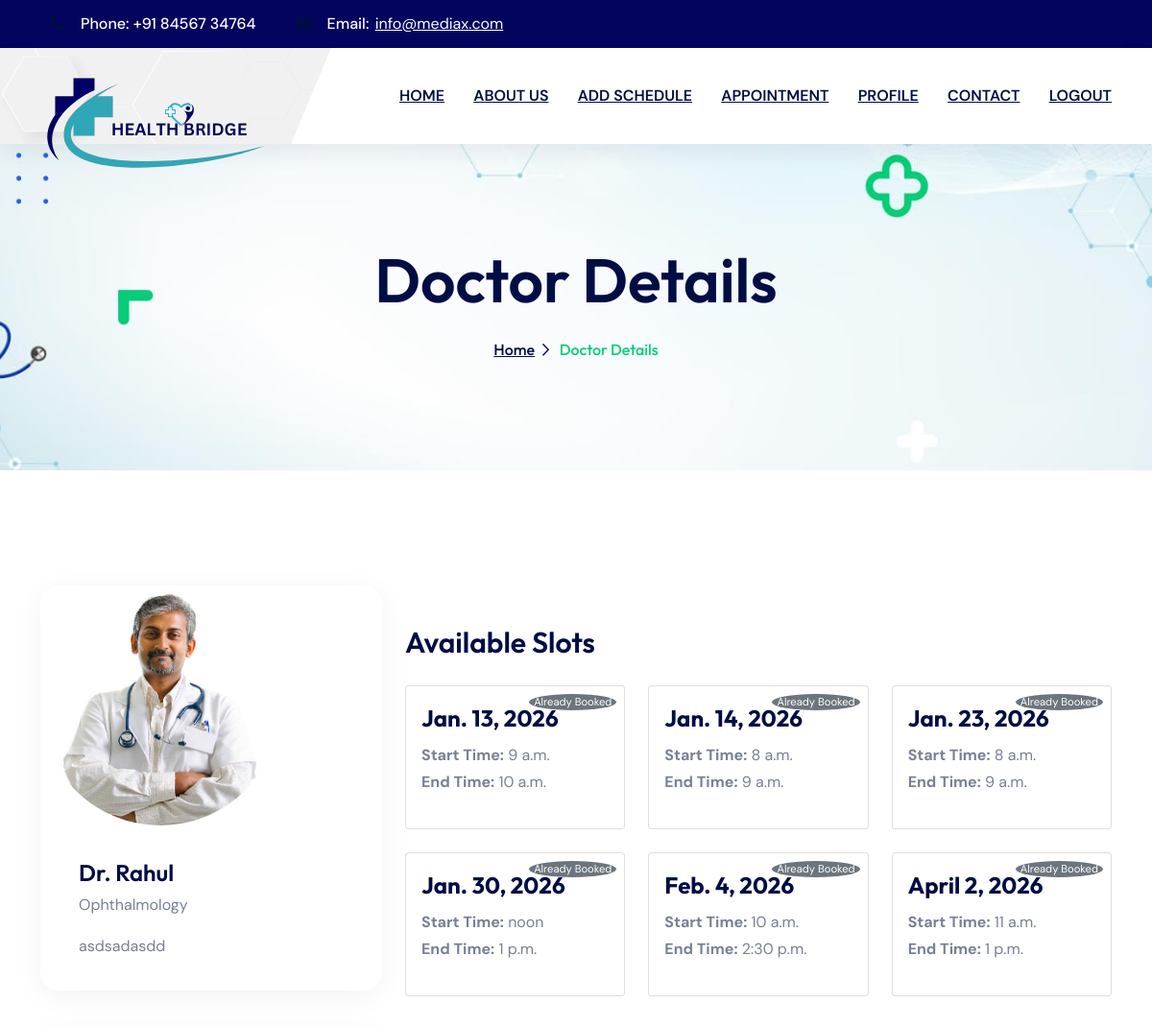
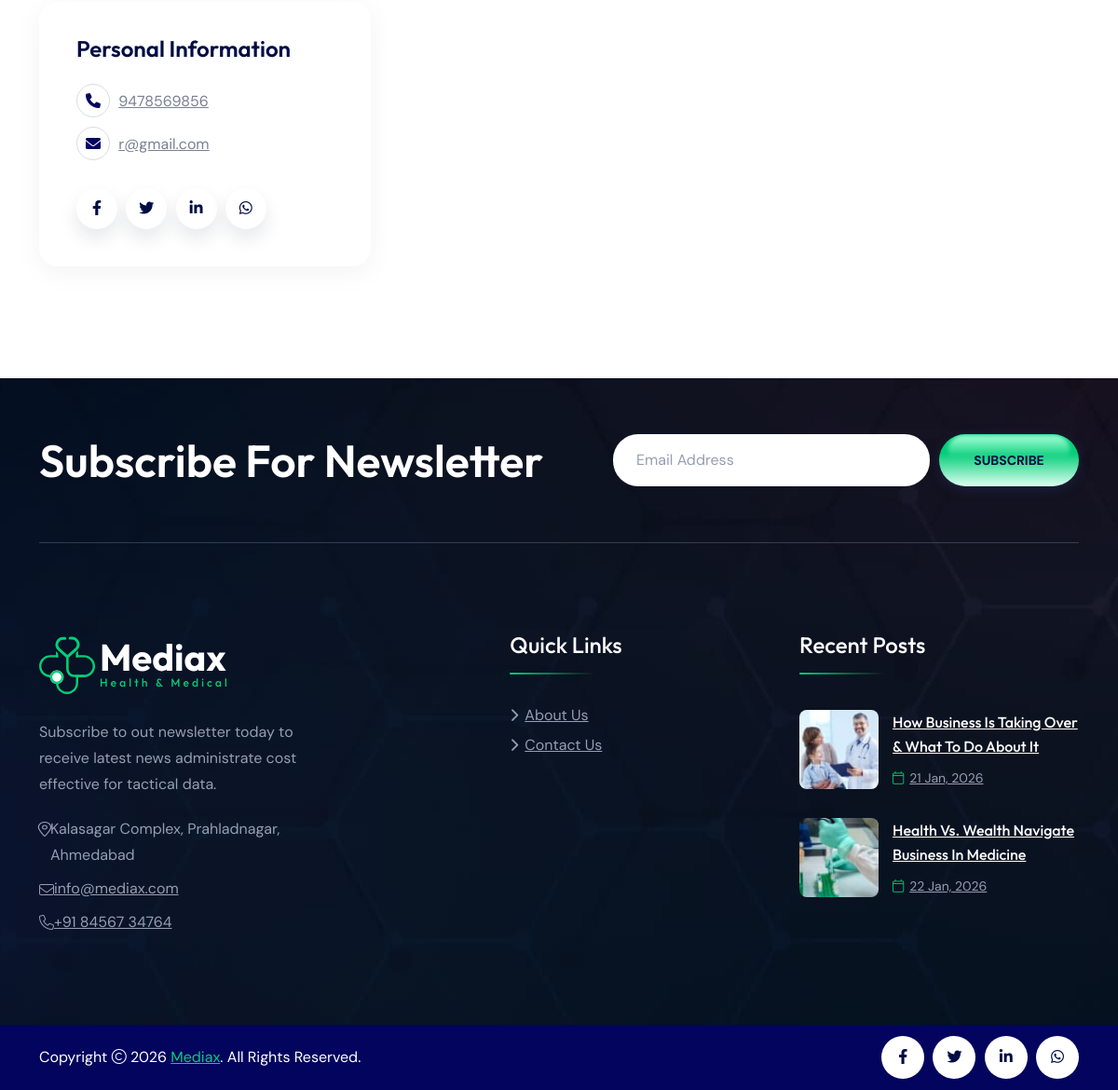
/doc_detail/1 (signed in), run on the app's committed database (2 pictures, top to bottom).
### myapp/models.py (models this page shows, shortened)
class DoctorProfile(models.Model):
    user = models.ForeignKey(Login, on_delete=models.CASCADE)
    department = models.ForeignKey(Department, on_delete=models.CASCADE)
    shift_hour = models.TimeField()
    consultation_fees = models.IntegerField()
    specialization = models.CharField(max_length=30)
    bio = models.TextField(blank=True, null=True)  # Brief introduction
    status = models.IntegerField(choices=[(0, 'Unavailable'), (1, 'Available')], default=1)
    doctorprofile_image = models.ImageField(upload_to='media/', blank=True, null=True)
    def doctor_image(self):
        return mark_safe('<img src = "{}" width = "100">'.format(self.doctorprofile_image.url))
    doctor_image.allow_tags = True

class Login(models.Model):
    name = models.CharField(max_length=100)
    email = models.EmailField(unique=True)
    password = models.CharField(max_length=100, default="admin@123")
    phone = models.CharField(max_length=20, null=True, blank=True)
    ROLE = (
        ('User', 'User'),
        ('Doctor', 'Doctor'),
    )
    role = models.CharField(max_length=10, choices=ROLE)
    STATUS = (
        ("0", "unapproved"),
        ("1", "approved")
    )
    status = models.CharField(max_length=10, choices=STATUS, default='0')
    id_proof = models.FileField(upload_to='id_proofs/', null=True, blank=True, default=None)
    def pic(self):
        return mark_safe('<img src = "{}" width = "100">'.format(self.id_proof.url))
    pic.allow_tags = True

class Department(models.Model):
    department_name = models.CharField(max_length=50)

class AvailableSlot(models.Model):
    doctor = models.ForeignKey(Login, on_delete=models.CASCADE, related_name='available_slots')
    date = models.DateField()
    start_time = models.TimeField()
    end_time = models.TimeField()
    is_booked = models.BooleanField(default=False)
    class Meta:
        constraints = [
            models.UniqueConstraint(fields=['doctor', 'date', 'start_time', 'end_time'], name='unique_slot')
        ]

### myapp/views.py (the view)
# urls.py: path('doc_detail/<int:doctor_id>', views.doc_detail, name='doc_detail'),
def doc_detail(request, doctor_id):
    context = checksession(request)
    alldoc = DoctorProfile.objects.get(id=doctor_id)
    available_slots = AvailableSlot.objects.filter(doctor=alldoc.user).order_by('date', 'start_time')
    context.update({"alldetail": alldoc, 'available_slots': available_slots})
    return render(request, 'single_doctor.html', context)

### myapp/views.py (called while the page is built)
def checksession(request):
    uid = request.session.get('log_id')
    if not uid:
        return None
    try:
        userdata = Login.objects.get(id=uid)
        is_doctor = userdata.role == "Doctor"
        if is_doctor:
            try:
                profile = DoctorProfile.objects.get(user=userdata)
            except DoctorProfile.DoesNotExist:
                profile = None
        else:
            try:
                profile = PatientProfile.objects.get(user=userdata)
            except PatientProfile.DoesNotExist:
                profile = None
        context = {
            'userdata': userdata,
            'is_doctor': is_doctor,
            'profile': profile,
        }
        return context
    except Login.DoesNotExist:
        return None

### myapp/templates/single_doctor.html (shortened to what this page needs)
{%extends 'base.html'%}
{%block main%}
{%load static%}
        <div class="breadcumb-wrapper" data-bg-src="static/assets/img/bg/breadcumb-bg.jpg">
                <div class="container">
                        <div class="breadcumb-content">
                                <h1 class="breadcumb-title">Doctor Details</h1>
                                <ul class="breadcumb-menu">
                                        <li><a href="/">Home</a></li>
                                        <li>Doctor Details</li>
                                </ul>
                        </div>
                </div>
        </div>
<section class="space">
    <div class="container">
        <div class="row gy-40">
            <div class="col-xl-4 position-relative">
                <div class="team-sticky">
                    <div class="about-box mb-40">
                        <div class="box-img">
                            <img src="{{ alldetail.doctorprofile_image.url }}" alt="team image" class="rounded-circle img-fluid" style="width: 250px; height: 250px; object-fit: cover;">
                        </div>
                        <div class="box-content">
                            <h3 class="box-title">Dr. {{ alldetail.user.name }}</h3>
                            <p class="box-desig">{{ alldetail.department.department_name }}</p>
                            <p class="box-text">{{ alldetail.bio }}</p>
                        </div>
                    </div>
                    <div class="about-box">
                        <div class="box-content">
                            <h3 class="box-title">Personal Information</h3>
                            <p class="box-link"><i class="icon-btn fas fa-phone"></i> <a href="tel:+16365478974">{{ alldetail.user.phone }}</a></p>
                            <p class="box-link"><i class="icon-btn fas fa-envelope"></i> <a href="mailto:{{ alldetail.user.email }}">{{ alldetail.user.email }}</a></p>
                            <div class="th-social">
                                <a href="https://www.facebook.com/"><i class="fab fa-facebook-f"></i></a>
                                <a href="https://www.twitter.com/"><i class="fab fa-twitter"></i></a>
                                <a href="https://www.linkedin.com/"><i class="fab fa-linkedin-in"></i></a>
                                <a href="https://www.whatsapp.com/"><i class="fab fa-whatsapp"></i></a>
                            </div>
                        </div>
                    </div>
                </div>
            </div>
            <div class="col-xl-8">
                <h4 class="sec-title mb-4 mt-40">Available Slots</h4>
                <div class="row mt-3">
                    {% for slot in available_slots %}
                    <div class="col-md-4 mb-4">
                        <div class="card">
                            <div class="card-body">
                                <h5 class="card-title">{{ slot.date }}</h5>
                                <p class="card-text">
                                    <strong>Start Time:</strong> {{ slot.start_time }}<br>
                                    <strong>End Time:</strong> {{ slot.end_time }}
                                </p>
                                {% if not slot.is_booked %}
                                <form method="POST" action="{% url 'book_slot' %}">
                                    {% csrf_token %}
                                    <input type="hidden" name="slot_id" value="{{ slot.id }}">
                                    <button type="submit" class="btn btn-primary">Book Now</button>
                                </form>
                                {% else %}
                                <span class="badge bg-secondary">Already Booked</span>
                                {% endif %}
                            </div>
                        </div>
                    </div>
                    {% empty %}
                    <p class="text-center">No slots available at the moment.</p>
                    {% endfor %}
                </div>
            </div>
        </div>
    </div>
</section>
{%endblock%}

### data on the page
DoctorProfile: doctorprofile_image (picture), user.name "Rahul", department.department_name "Ophthalmology", bio "asdsadasdd", user.phone "9478569856", user.email "r@gmail.com"
AvailableSlot: date "Jan. 13, 2026", start_time "9 a.m.", end_time "10 a.m.", is_booked "Already Booked"
AvailableSlot: date "Jan. 14, 2026", start_time "8 a.m.", end_time "9 a.m.", is_booked "Already Booked"
AvailableSlot: date "Jan. 23, 2026", start_time "8 a.m.", end_time "9 a.m.", is_booked "Already Booked"
AvailableSlot: date "Jan. 30, 2026", start_time "noon", end_time "1 p.m.", is_booked "Already Booked"
AvailableSlot: date "Feb. 4, 2026", start_time "10 a.m.", end_time "2:30 p.m.", is_booked "Already Booked"
AvailableSlot: date "April 2, 2026", start_time "11 a.m.", end_time "1 p.m.", is_booked "Already Booked"
